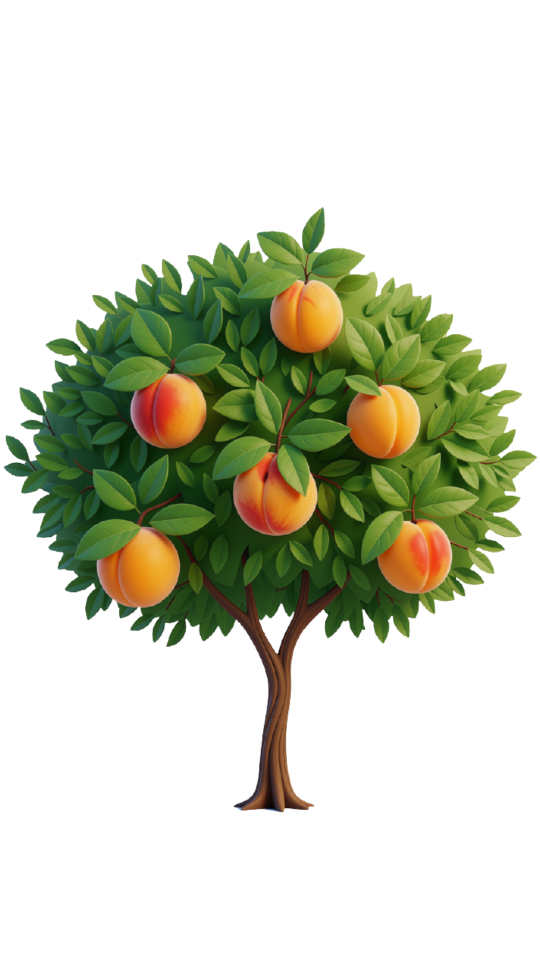
#> input picture tools/kayisi_kaynak/kayisi.png, 1080 x 1920 px (shown at 1/2 size)
$ python kayisi_yeni.py
#> lines starting #> are read from the running program, lines starting #| are printed output that depends on the picture; after the words box and inside, x2 and y2 are one past the last pixel; in counts of white or black regions, pixels touching at a corner belong together
#!/usr/bin/env python3
"""1. cüz 1. sayfa ağacı: kullanıcının meyveli kayısı ağacı (tools/kayisi_kaynak/kayisi.png, beyaz zeminli, 1080x1920)
-> flutter_app/assets/ozel/tree01_temiz.png (1080x1440 şeffaf, ağaç tabanı alta yakın, çözünürlük düşürülmez)."""
import os
import numpy as np
from PIL import Image
from scipy import ndimage as ndi

KOK = os.path.dirname(os.path.dirname(os.path.abspath(__file__)))
GIRDI = os.path.join(KOK, 'tools', 'kayisi_kaynak', 'kayisi.png')
CIKTI = os.path.join(KOK, 'flutter_app', 'assets', 'ozel', 'tree01_temiz.png')
CW, CH, TABAN = 1080, 1440, 1425


def main():
    im = Image.open(GIRDI).convert('RGB')
#> im is the input picture: PIL image 1080x1920 RGB; mean R, G, B 205.1, 208.6, 189.8
    a = np.asarray(im).astype(np.float32)
    mn = a.min(axis=2)
    aday = mn >= 247
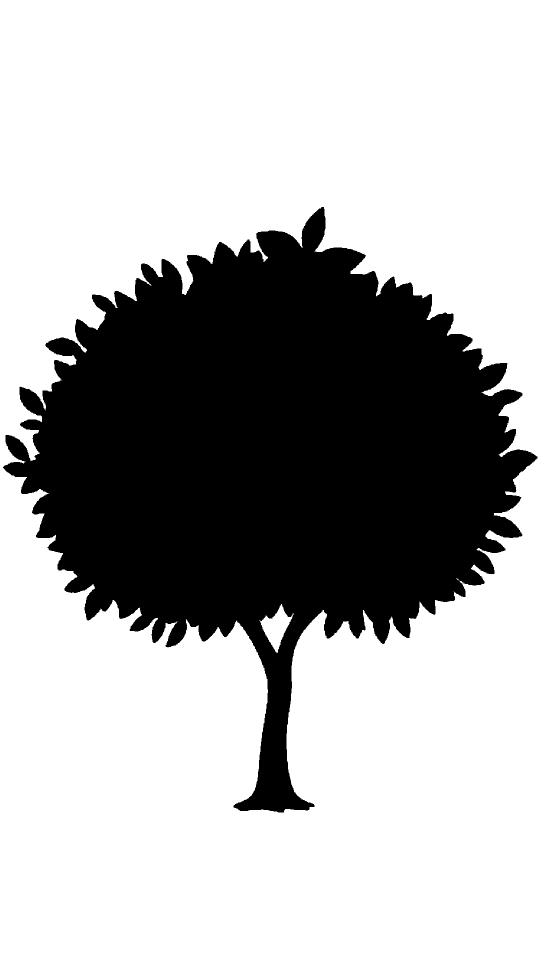
#> aday: shape (1920, 1080) bool (shown at 1/2 size); 69% white; 1 black region, box (x1, y1, x2, y2) and area: (6, 414, 1075, 1625) 643179
    lab, n = ndi.label(aday)
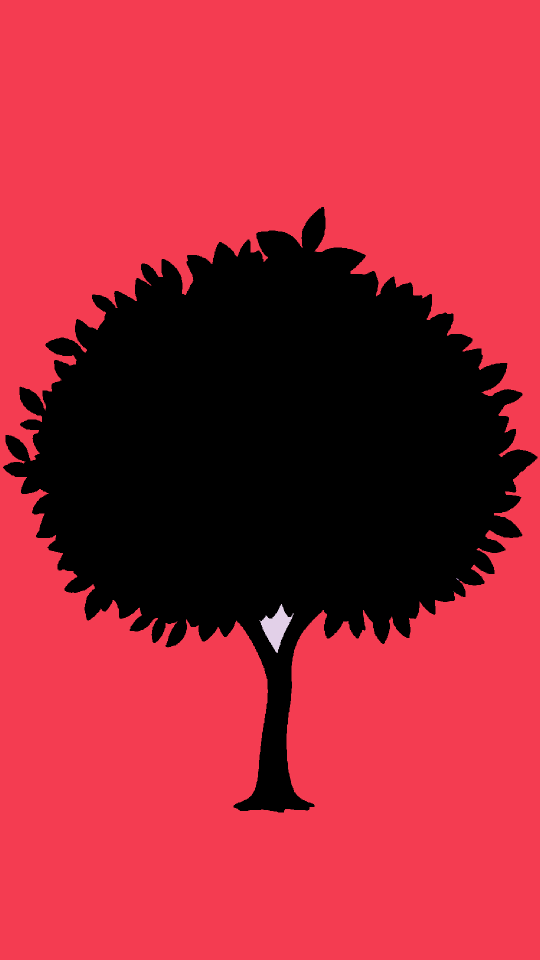
#> lab: shape (1920, 1080) int32 (shown at 1/2 size); 5 distinct labels, from 0 to 4; one colour per label, 0 black
#> n = 4
    kenar = set(np.unique(np.concatenate([lab[0], lab[-1], lab[:, 0], lab[:, -1]]))) - {0}
#> kenar = 1 item
    zemin = np.isin(lab, list(kenar))
#> zemin: shape (1920, 1080) bool; 68.8% white; 1 black region, box (x1, y1, x2, y2) and area: (6, 414, 1075, 1625) 646019
    boy0 = ndi.sum(aday, lab, range(1, n + 1))  # dallar arasında kalan kapalı beyaz boşluklar da silinir
#> boy0 = [1427581, 9, 1, 2830]
    zemin |= np.isin(lab, [k + 1 for k, b in enumerate(boy0) if b >= 300])
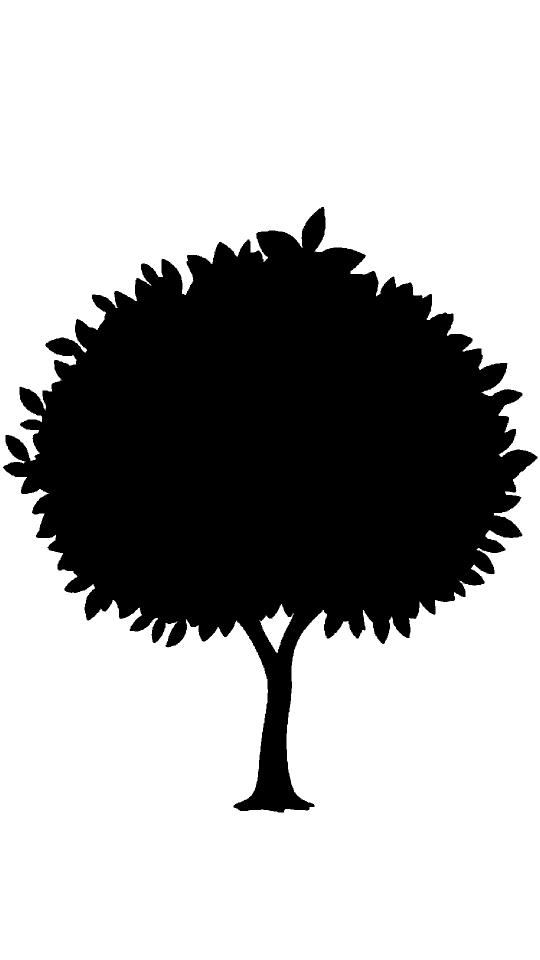
#> zemin: shape (1920, 1080) bool (shown at 1/2 size); 69% white; 1 black region, box (x1, y1, x2, y2) and area: (6, 414, 1075, 1625) 643189
    on = ~zemin
    on = ndi.binary_opening(on, iterations=1)
#> on: shape (1920, 1080) bool; 31% white; 1 white region, box (x1, y1, x2, y2) and area: (6, 414, 1075, 1625) 642976
    l2, n2 = ndi.label(on)
#> n2 = 1
    boy = ndi.sum(on, l2, range(1, n2 + 1))
#> boy = [642976]
    on = np.isin(l2, [k + 1 for k, b in enumerate(boy) if b >= 40])
    ic = ndi.binary_erosion(on, iterations=2)
#> ic: shape (1920, 1080) bool; 30.3% white; 1 white region, box (x1, y1, x2, y2) and area: (8, 416, 1073, 1623) 628888
    alfa = np.clip((ndi.gaussian_filter(on.astype(np.float32), 0.9) - 0.25) / 0.6, 0, 1)
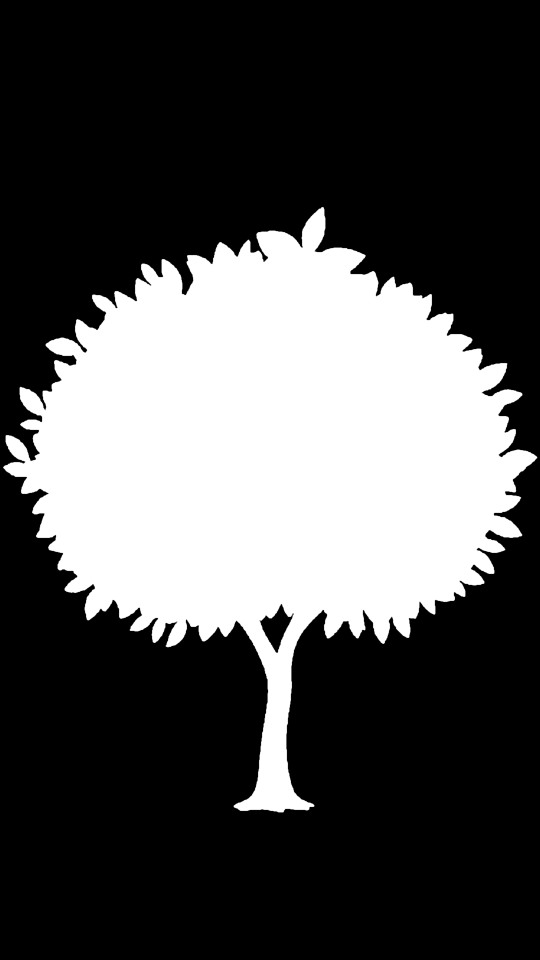
#> alfa: shape (1920, 1080) float32 (shown at 1/2 size); min 0, max 1, mean 0.31
    idx = ndi.distance_transform_edt(~ic, return_distances=False, return_indices=True)
    rgb = np.where(ic[..., None], a, a[idx[0], idx[1]])
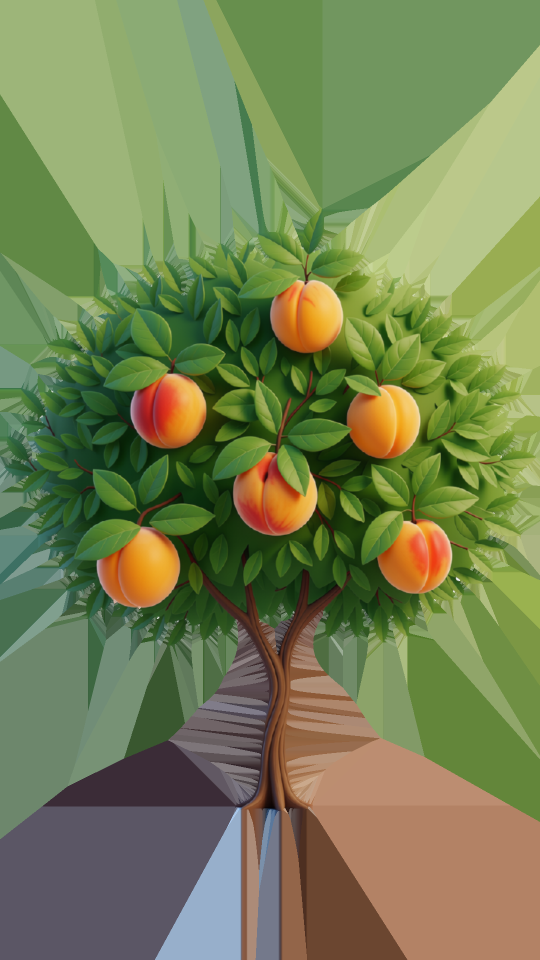
#> rgb: shape (1920, 1080, 3) float32 (shown at 1/2 size); mean R, G, B 117.5, 128.6, 82.2
    out = Image.fromarray(np.dstack([rgb, alfa * 255]).clip(0, 255).astype(np.uint8), 'RGBA')
    out = out.crop(out.getchannel('A').point(lambda v: 255 if v > 8 else 0).getbbox())
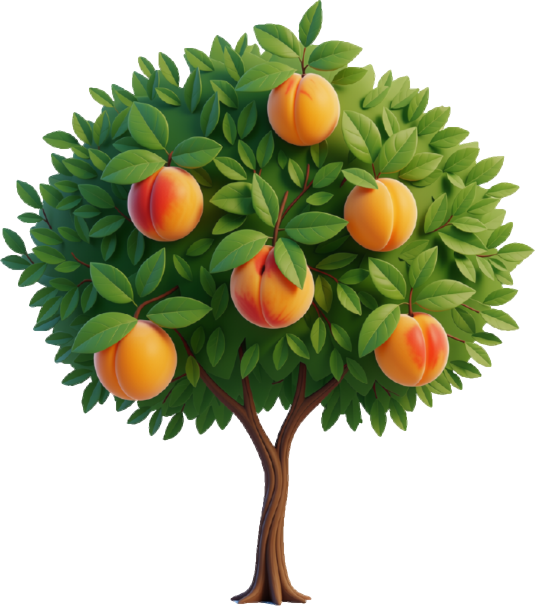
#> out: PIL image 1069x1212 RGBA (shown at 1/2 size); mean R, G, B, A 108.2, 121.9, 69.1, 126.3; transparent parts drawn white
    s = min((CW - 20) / out.width, (TABAN - 40) / out.height, 1.0)
#> s = 0.992
    if s < 1:
        out = out.resize((round(out.width * s), round(out.height * s)), Image.LANCZOS)
#> out: PIL image 1060x1202 RGBA
    t = Image.new('RGBA', (CW, CH), (0, 0, 0, 0))
#> t: PIL image 1080x1440 RGBA; every value is 0
    t.alpha_composite(out, ((CW - out.width) // 2, TABAN - out.height))
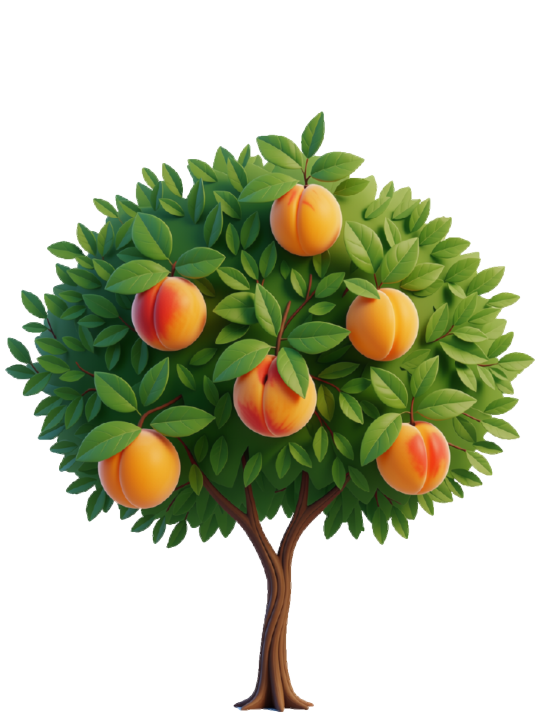
#> t: PIL image 1080x1440 RGBA (shown at 1/2 size); mean R, G, B, A 38.4, 43.2, 17.9, 103.5; transparent parts drawn white
    t.save(CIKTI, optimize=True)
    print('yazıldı', CIKTI, out.size, t.getchannel('A').getbbox())
#| yazıldı flutter_app/assets/ozel/tree01_temiz.png (1060, 1202) (10, 223, 1070, 1425)


main()

$ run again, with tools/c20_kaynak/01_kerpic_kulesi.jpg saved as tools/kayisi_kaynak/kayisi.png
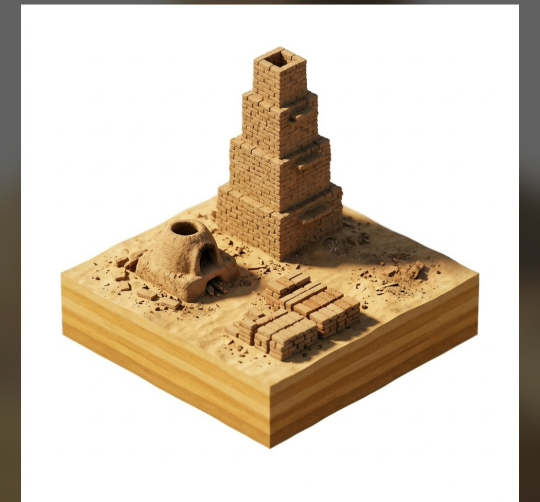
#> input picture tools/c20_kaynak/01_kerpic_kulesi.jpg, 1080 x 1003 px (shown at 1/2 size)
#> in main, im is the input picture: PIL image 1080x1003 RGB; mean R, G, B 212.4, 200.1, 183.5
#> aday: shape (1003, 1080) bool; 60.5% white; 12 black regions (10 under 20 px), largest, box (x1, y1, x2, y2) and area: (118, 91, 961, 902) 333815, (0, 0, 1080, 1003) 94317
#> lab: shape (1003, 1080) int32; 7 distinct labels, from 0 to 6
#> n = 6
#> kenar = 1 item
#> zemin: shape (1003, 1080) bool; 60.5% white; 12 black regions (10 under 20 px), largest, box (x1, y1, x2, y2) and area: (118, 91, 961, 902) 333822, (0, 0, 1080, 1003) 94317
#> boy0 = [655091, 1, 1, 3, 1, 1]
#> in main, `l2, n2 = ndi.label(on)`:
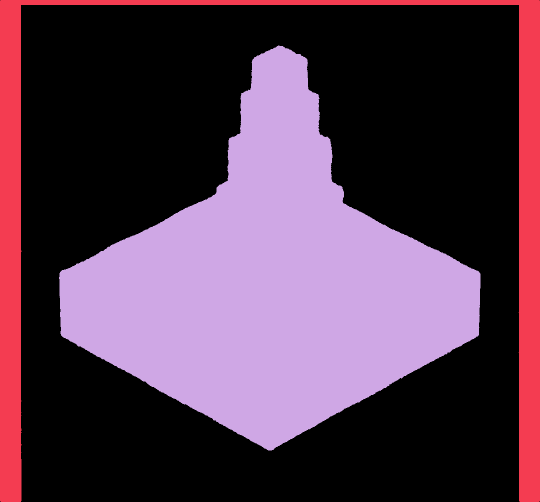
#> l2: shape (1003, 1080) int32 (shown at 1/2 size); 3 distinct labels, from 0 to 2; one colour per label, 0 black
#> n2 = 2
#> boy = [94311, 333715]
#> ic: shape (1003, 1080) bool; 37.9% white; 2 white regions, box (x1, y1, x2, y2) and area: (120, 93, 959, 899) 328905, (2, 2, 1078, 1001) 82033
#> in main, `t.alpha_composite(out, ((CW - out.width) // 2, TABAN - out.height))`:
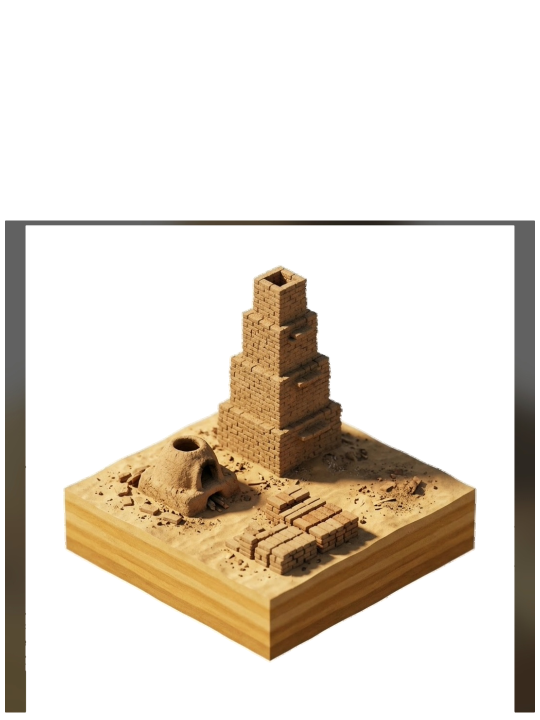
#> t: PIL image 1080x1440 RGBA (shown at 1/2 size); mean R, G, B, A 39.6, 31.3, 20.1, 67.4; transparent parts drawn white
#| yazıldı flutter_app/assets/ozel/tree01_temiz.png (1060, 984) (10, 441, 1070, 1425)

$ run again, with tools/c28_kaynak/19_tahrim_testi.jpg saved as tools/kayisi_kaynak/kayisi.png
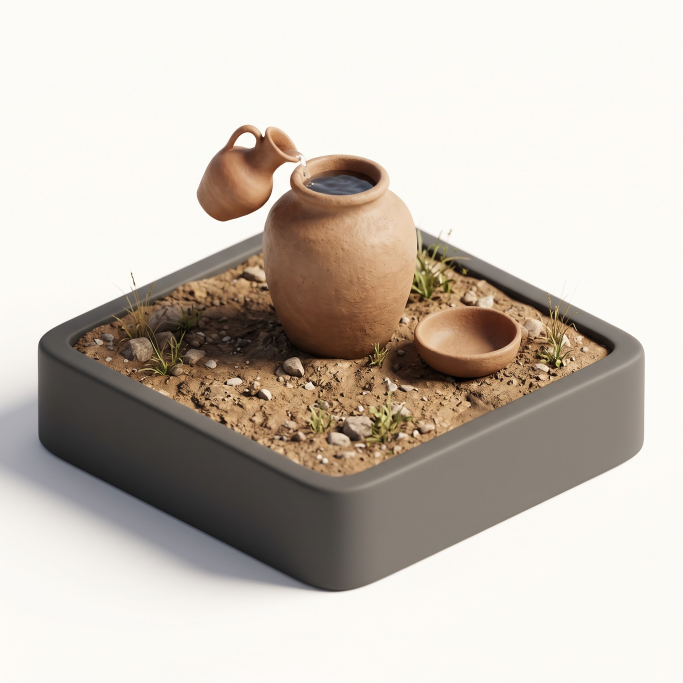
#> input picture tools/c28_kaynak/19_tahrim_testi.jpg, 2048 x 2048 px (shown at 1/3 size)
#> in main, im is the input picture: PIL image 2048x2048 RGB; mean R, G, B 201.4, 193, 183.8
#> aday: shape (2048, 2048) bool; 11.8% white; 1108 white regions (822 under 20 px), largest, box (x1, y1, x2, y2) and area: (0, 0, 2048, 432) 408232, (1911, 1049, 2048, 1381) 15312, (704, 2000, 1072, 2048) 6856
#> lab: shape (2048, 2048) int32; 1467 distinct labels, from 0 to 1466
#> n = 1466
#> kenar = 56 items
#> boy0 = 1466 values, max 395231 at index 0, min 1 at index 257, mean 337.4
#> in main, `l2, n2 = ndi.label(on)`:
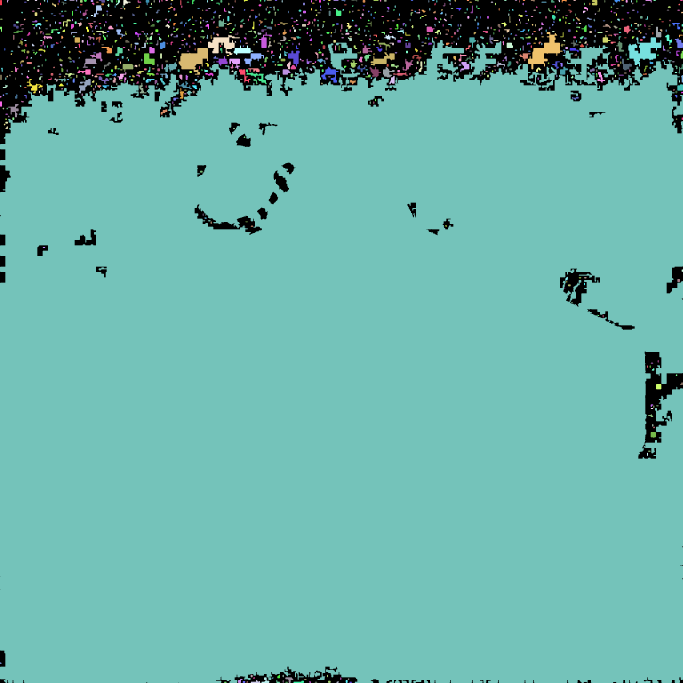
#> l2: shape (2048, 2048) int32 (shown at 1/3 size); 1217 distinct labels, from 0 to 1216; one colour per label, 0 black
#> n2 = 1216
#> boy = 1216 values, max 3634897 at index 634, min 5 at index 1166, mean 3060.4
#> ic: shape (2048, 2048) bool; 86.3% white; 26 black regions, largest, box (x1, y1, x2, y2) and area: (0, 0, 2048, 2048) 539555, (1678, 803, 1802, 922) 7362, (582, 610, 788, 706) 6204
#> in main, `t.alpha_composite(out, ((CW - out.width) // 2, TABAN - out.height))`:
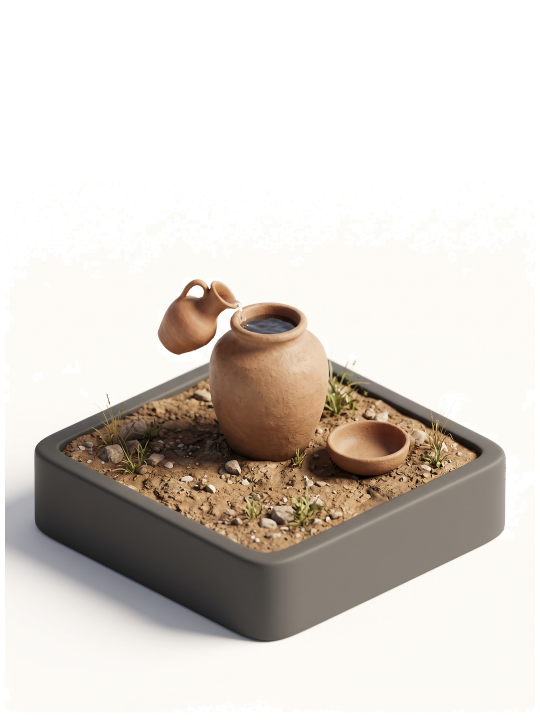
#> t: PIL image 1080x1440 RGBA (shown at 1/2 size); mean R, G, B, A 129.4, 123.4, 117, 162.5; transparent parts drawn white
#| yazıldı flutter_app/assets/ozel/tree01_temiz.png (1060, 1060) (10, 365, 1070, 1425)
